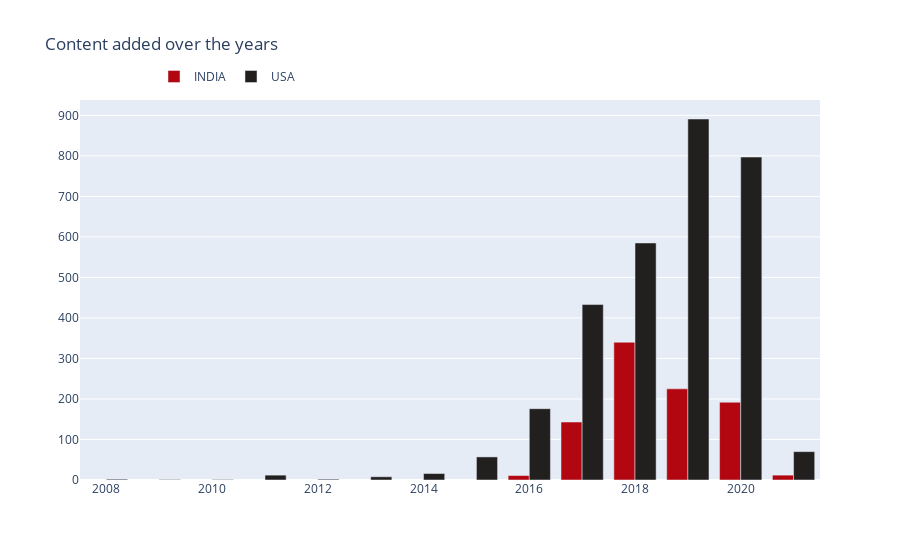

Write notebook code for a chart like this one.
### Code cell
col = "year_added"

vc1 = n_India[col].value_counts().reset_index() #n_shows['year_added'].value_counts.reset_index()
vc1 = vc1.rename(columns = {col : "count", "index" : col})
vc1['percent'] = vc1['count'].apply(lambda x : 100*x/sum(vc1['count']))
vc1 = vc1.sort_values(col)

vc2 = n_USA[col].value_counts().reset_index()
vc2 = vc2.rename(columns = {col : "count", "index" : col})
vc2['percent'] = vc2['count'].apply(lambda x : 100*x/sum(vc2['count']))
vc2 = vc2.sort_values(col)

trace1 = go.Bar(x=vc1[col], y=vc1["count"], name="INDIA", marker=dict(color="#b20710"))
#trace1 = go.scatter(x=vc1['year_added'],y = vc1['count'])
trace2 = go.Bar(x=vc2[col], y=vc2["count"], name="USA", marker=dict(color="#221f1f"))
Trace= [trace1, trace2]
layout = go.Layout(title="Content added over the years", legend=dict(x=0.1, y=1.1, orientation="h"))
fig = go.Figure(Trace, layout=layout)
fig.show()

### Figure 1 — Plotly figure (JSON) as saved in the notebook; plotly's stock layout.template omitted (floating-point values rounded to 4 significant figures)
{"data": [{"marker": {"color": "#b20710"}, "name": "INDIA", "type": "bar", "x": [2016, 2017, 2018, 2019, 2020, 2021], "y": [11, 143, 340, 225, 192, 12]}, {"marker": {"color": "#221f1f"}, "name": "USA", "type": "bar", "x": [2008, 2009, 2010, 2011, 2012, 2013, 2014, 2015, 2016, 2017, 2018, 2019, 2020, 2021], "y": [2, 1, 1, 12, 2, 8, 16, 57, 176, 433, 585, 891, 797, 70]}], "layout": {"legend": {"orientation": "h", "x": 0.1, "y": 1.1}, "title": {"text": "Content added over the years"}}}
